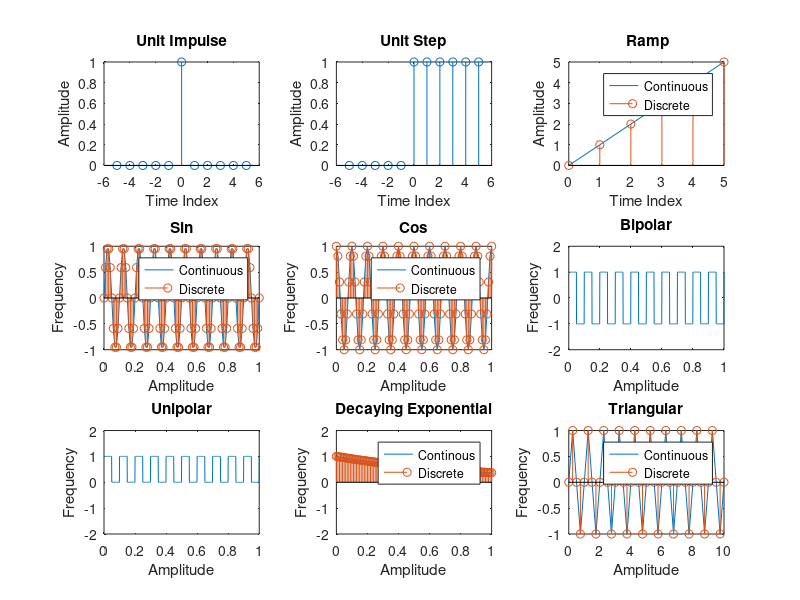

Write the MATLAB code that produced this figure.
%% Experiment Number 1 - SIMULATION OF BASIC TEST SIGNALS

clc;
clear;
close all;

% Unit Impulse 
t1=-5:1:5;
y1=[zeros(1,5),ones(1,1),zeros(1,5)];
subplot(3,3,1);
stem(t1,y1);
xlabel('Time Index');
ylabel('Amplitude');
title('Unit Impulse');

% Unit Step
t2=-5:1:5;
y2=[zeros(1,5),ones(1,6)];
subplot(3,3,2);
stem(t2,y2,'DisplayName','Discrete');
xlabel('Time Index');
ylabel('Amplitude');
title('Unit Step');

%Unit Ramp
t3=0:1:5;
y3=t3;
subplot(3,3,3);
plot(t3,y3,'DisplayName','Continuous');
hold on;
stem(t3,y3,'DisplayName','Discrete');
hold off;
xlabel('Time Index');
ylabel('Amplitude');
title(' Ramp');
legend show;

% Sin
t4=0:0.01:1;
f1=10;
y4=sin(2*pi*f1*t4);
subplot(3,3,4);
plot(t4,y4,'DisplayName','Continuous');
hold on;
stem(t4,y4,'DisplayName','Discrete');
hold off;
xlabel('Amplitude');
ylabel('Frequency');
title('Sin');
legend show;

%Cos
t5=0:0.01:1;
f2=10;
y5=cos(2*pi*f2*t5);
subplot(3,3,5);
plot(t5,y5,'DisplayName','Continuous');
hold on;
stem(t5,y5,'DisplayName','Discrete');
hold off;
xlabel('Amplitude');
ylabel('Frequency');
title('Cos');
legend show;

%Bipolar
t6 = 0:0.001:1;
f3 = 10;
y6 = square(2*pi*f3*t6);
subplot(3,3,6);
plot(t6, y6, '-');
axis([0 1 -2 2]);
xlabel('Amplitude');
ylabel('Frequency');
title('Bipolar');


% Unipolar
t7 = 0:0.001:1;
f4 = 10;
y7 = sqrt(square(2*pi*f4*t7));
subplot(3,3,7);
plot(t7, y7, '-');
axis([0 1 -2 2]);
xlabel('Amplitude');
ylabel('Frequency');
title('Unipolar');

% Exponential Decay
t9=0:0.01:1;
y9=exp(-t9);
subplot(3,3,8);
plot(t9,y9, '-', 'DisplayName','Continous');
hold on;
stem(t9,y9,'DisplayName','Discrete');
hold off;
axis([0 1 -2 2]);
xlabel('Amplitude');
ylabel('Frequency');
title('Decaying Exponential');
legend show;

% Triangular
t8=0:0.25:50;
f8=5;
subplot(3,3,9);
plot(t8,sin(2*pi*f8*t8), 'DisplayName','Continuous');
hold on;
stem(t8,sin(2*pi*f8*t8),'DisplayName','Discrete');
hold off;
axis([0 10 -1 1]);
xlabel('Amplitude');
ylabel('Frequency');
title('Triangular');
legend show;
